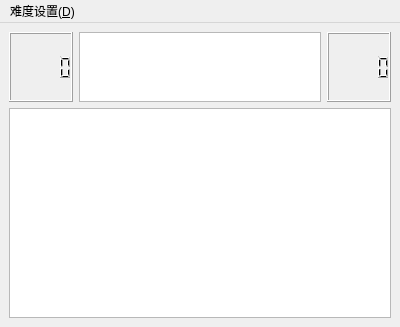
<?xml version="1.0" encoding="UTF-8"?>
<ui version="4.0">
 <class>MainWindow</class>
 <widget class="QMainWindow" name="MainWindow">
  <property name="geometry">
   <rect>
    <x>0</x>
    <y>0</y>
    <width>400</width>
    <height>300</height>
   </rect>
  </property>
  <property name="windowTitle">
   <string>MainWindow</string>
  </property>
  <widget class="QWidget" name="centralwidget">
   <layout class="QVBoxLayout" name="verticalLayout">
    <item>
     <layout class="QHBoxLayout" name="horizontalLayout">
      <item>
       <widget class="QLCDNumber" name="lcdNumber"/>
      </item>
      <item>
       <widget class="QGraphicsView" name="graphicsView"/>
      </item>
      <item>
       <widget class="QLCDNumber" name="lcdNumber_2"/>
      </item>
     </layout>
    </item>
    <item>
     <widget class="QGraphicsView" name="gameView">
      <property name="minimumSize">
       <size>
        <width>380</width>
        <height>210</height>
       </size>
      </property>
     </widget>
    </item>
   </layout>
  </widget>
  <widget class="QMenuBar" name="menubar">
   <property name="geometry">
    <rect>
     <x>0</x>
     <y>0</y>
     <width>400</width>
     <height>17</height>
    </rect>
   </property>
   <widget class="QMenu" name="menu_D">
    <property name="title">
     <string>难度设置(&amp;D)</string>
    </property>
    <addaction name="actionPrimary_P"/>
    <addaction name="actionIntermediate_M"/>
    <addaction name="actionAdvanced_A"/>
    <addaction name="separator"/>
    <addaction name="actionCustomize_C"/>
   </widget>
   <addaction name="menu_D"/>
  </widget>
  <action name="actionPrimary_P">
   <property name="text">
    <string>初级(&amp;P)</string>
   </property>
  </action>
  <action name="actionIntermediate_M">
   <property name="text">
    <string>中级(&amp;M)</string>
   </property>
  </action>
  <action name="actionAdvanced_A">
   <property name="text">
    <string>高级(&amp;A)</string>
   </property>
  </action>
  <action name="actionCustomize_C">
   <property name="text">
    <string>自定义(&amp;C)</string>
   </property>
  </action>
 </widget>
 <resources/>
 <connections/>
</ui>
